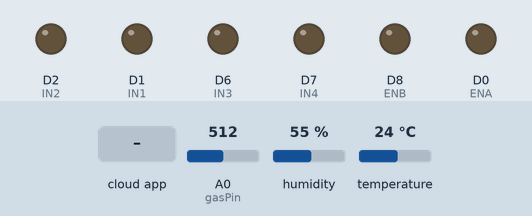
A sketch run on a simulated ESP8266 (NodeMCU). On the bench: output pins drawn as LEDs (lit = HIGH). Dashed ring = blinking. Inputs (shaded band) come from the test bench; at power-on: A0 (gasPin) = 512, humidity 55 %, temperature 24 °C. WiFi joins after 1.5 s; servers stay silent unless stated; the Firebase database answers and starts empty; what the sketch prints to the serial monitor is not drawn.

Above: at 2.7 s.
2.8 s: the phone or cloud app sets ch to 1
At 4.81 s:
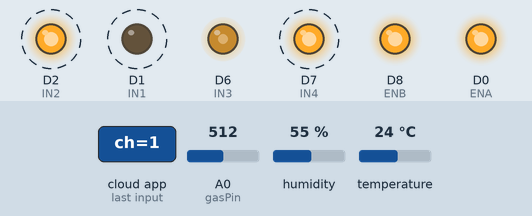
6.4 s: the phone or cloud app sets ch to 0
At 12.5 s:
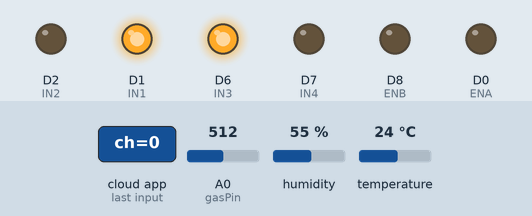
13.5 s: the phone or cloud app sets ch to 2
At 16.2 s:
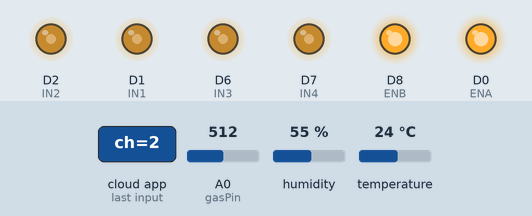
19.6 s: the phone or cloud app sets ch to 0
At 22.5 s:
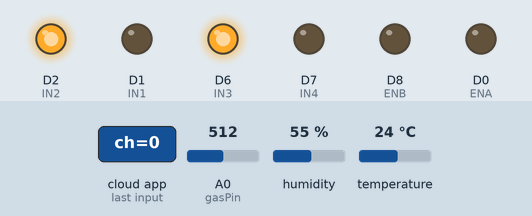
23.0 s: the phone or cloud app sets ch to 1
At 23.49 s:
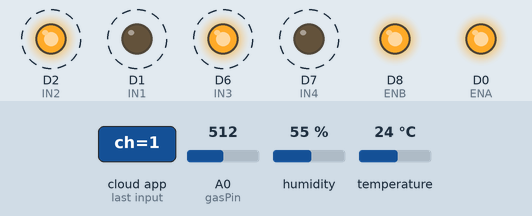
27.1 s: the phone or cloud app sets ch to 3
Timing chart, 0 to 37.1 s (numbered marks = the images above; inputs shaded):
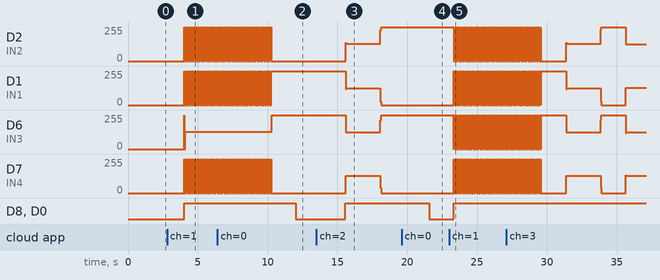

Measured:
- after the input at 2.8 s, D2 (IN2), D1 (IN1), D7 (IN4): alternates 255/255 for 0.01 s and 0/255 for 0.01 s, starting after 1.2 s; D6 (IN3): 0/255 → 128/255 after 1.2 s; D8 (ENB), D0 (ENA): LOW → HIGH after 1.2 s
- after the input at 6.4 s, D8 (ENB), D0 (ENA): HIGH → LOW after 5.6 s
- after the input at 13.5 s, D2 (IN2): 0/255 → 129/255 after 2.1 s, → 255/255 2.5 s later; D1 (IN1): 255/255 → 126/255 after 2.1 s, → 0/255 2.5 s later; D6 (IN3): 255/255 → 126/255 after 2.1 s, → 255/255 2.5 s later; D7 (IN4): 0/255 → 129/255 after 2.1 s, → 0/255 2.5 s later; D8 (ENB), D0 (ENA): LOW → HIGH after 2.0 s
- after the input at 19.6 s, D8 (ENB), D0 (ENA): HIGH → LOW after 2.0 s
- after the input at 23.0 s, D2 (IN2), D1 (IN1): alternates 255/255 for 0.01 s and 0/255 for 0.01 s, starting after 0.34 s; D6 (IN3), D7 (IN4): alternates 255/255 for 0.01 s and 0/255 for 0.01 s, starting after 0.33 s; D8 (ENB), D0 (ENA): LOW → HIGH after 0.33 s

The sketch:

FirebaseDemo_ESP8266.ino
```cpp
#include <ESP8266WiFi.h>
#include <FirebaseESP8266.h>
#include "DHT.h"
#define DHTPIN A0
#define DHTTYPE DHT22
DHT dht(DHTPIN, DHTTYPE);
#define FIREBASE_HOST "fire-detection-768d5-default-rtdb.firebaseio.com"
#define FIREBASE_AUTH "hyWURkSzb3xgIFk2oVQOihrBhmM3Wd24bWyWg8jh"
#define WIFI_SSID "SK_WiFiB7BC"
#define WIFI_PASSWORD "chlaudwls1!"                               //Password of your wifi network
FirebaseData firebaseData;
#define ENA D0      //ENA
#define IN1 D1 //IN1
#define IN2 D2 //IN2
#define IN3 D6 //IN3
#define IN4 D7 //IN4
#define ENB D8      //ENB
const int gasPin = A0;
int rainPin;
int gas, rain, dust;
int detect_gas, detect_rain , detect_temp, detect_humi, detect_dust;

//변수 선언하는 곳
String values, sensor_data;
String window_status = "0";
String fire, humi, temp;
String set_humi, set_temp;
float com_humi, com_temp;
String ch;
void setup() {
  WiFi.begin(WIFI_SSID, WIFI_PASSWORD);
  dht.begin();
  Serial.begin(9600);
  pinMode(ENA, OUTPUT);
  pinMode(ENB, OUTPUT);
  pinMode(IN1, OUTPUT);
  pinMode(IN2, OUTPUT);
  pinMode(IN3, OUTPUT);
  pinMode(IN4, OUTPUT);

  delay(10);

  //pinMode(D7, INPUT);
  //pinMode(D8, INPUT);


  while (WiFi.status() != WL_CONNECTED) {
    delay(500);
  }
  Firebase.begin(FIREBASE_HOST, FIREBASE_AUTH);   // connect to firebase
  Firebase.reconnectWiFi(true);
}

void loop() {

  gas = analogRead(gasPin);
  rain = analogRead(rainPin);
  float h = dht.readHumidity();
  float t = dht.readTemperature();
  String h_ = "";
  String t_ = "";
  h_.concat(h);
  t_.concat(t);

  //  int right_switch = digitalRead(D7);
  //  int left_switch = digitalRead(D8);
  //
  //  if (right_switch == LOW) { //오른쪽 스위치가 눌려있으면
  //    window_status = "1"; //창문은 열려있다
  //  }
  //  else if (left_switch == LOW) {
  //    왼쪽 스위치가 눌려있으면
  //    window_status = "0"; //창문은 닫혀있다.
  //  }
  //  else if (right_switch == HIGH && left_switch == HIGH) { //왼쪽,오른쪽 스위치가 다 안눌려있다
  //    window_status = "2"; //창문은 정지되어있다.
  //  }

  if (rain < 1000) {
    Serial.println("빗물 감지됨");
    detect_rain = 1;
  }
  else {
    detect_rain = 0;
  }


  Firebase.setString(firebaseData, "dht/humi", h_);
  Firebase.setString(firebaseData, "dht/temp", t_);
  Serial.println("현재 온도: " + t_ + "," + "현재 습도: " + h_);
  if (Firebase.getString(firebaseData, "conf/ch"))
  {
    ch = firebaseData.stringData(); // 채널
  }
  //if (Firebase.getString(firebaseData, "conf/window_status"))
  //{
  //  window_status = firebaseData.stringData(); // 창문 상태
  //}
  if (Firebase.getString(firebaseData, "conf/humi"))
  {
    set_humi = firebaseData.stringData(); // 설정습도
  }
  if (Firebase.getString(firebaseData, "conf/temp"))
  {
    set_temp = firebaseData.stringData(); // 설정온도
  }

  //가스값을 감지하는 코드
  if (gas < 900) {
    detect_gas = 0;
  }
  else if (gas >= 900) {
    detect_gas = 1;
  }

  //온도,습도값을 비교하는 코드
  com_temp = set_temp.toFloat();
  com_humi = set_humi.toFloat();
  if (com_humi > h) {
    detect_humi = 1;
  }
  else {
    detect_humi = 0;
  }

  if (com_temp > t) {
    detect_temp = 1;
  }
  else {
    detect_temp = 0;
  }


  if (ch == "0") { //정지모드
    Stop();
    window_status = "2";
  }

  if (ch == "1") { //수동으로 열기모드
    if (window_status == "0") { //창문이 닫혀있다면
      Open();
      window_status = "1";
    }
    if (window_status == "1") { //창문이 열려있다면
      Serial.println("아무것도 하지않음");
    }
    if (window_status == "2") { //창문이 정지해있다면
      Open();
      window_status = "1";
    }
  }

  if (ch == "2") { //수동으로 닫기모드
    if (window_status == "0") { //창문이 닫혀있다면
      Serial.println("아무것도 하지않음");
    }
    if (window_status == "1") { //창문이 열려있다면
      Close();
      window_status = "0";
    }
    if (window_status == "2") { //창문이 정지해있다면
      Close();
      window_status = "0";
    }
  }


  if (ch == "3") { //자동모드
    if (fire == "1") {
      Serial.println("가스가 감지됨");
    }
    else if (detect_gas == 1 && window_status == "0") { //가스가 감지되고 창문이 닫혀있다면
      Open();
    }
    else if (detect_rain == 1 && window_status == "1") { //빗물이 감지되고 창문이 열려있다면
      Close();
    }
    else if (detect_dust == 1 && window_status == "1") { //실내 미세먼지 수치가 초과되고 창문이 열려있다면
      Close();
    }
    else if (detect_temp == 1 && window_status == "0") { //실내 온도 수치가 초과되고 창문이 닫혀있다면 ex)설정 30도 현재온도 25도면 열림
      Open();
    }
    else if (detect_humi == 1 && window_status == "0") {
      Open();
    }
  }

  if ( ch == "4") {
    Serial.println("수동모드 상태입니다");
  }


  //    if (Firebase.getString(firebaseData, "conf / dust"))
  //    {
  //      dust = firebaseData.stringData();
  //      dust3 = dust.toFloat();
  //      dust2 = dust_value.toFloat();
  //
  //      if (dust3 >= dust2) { //설정미세먼지가 현재미세먼지 이상이면
  //        cp_dust = "1";
  //      }
  //      else { //설정미세먼지가 현재미세먼지보다 낮으면
  //        cp_dust = "0";
  //      }
  //    }


  //    if (Firebase.getString(firebaseData, "dht / rain"))
  //    {
  //      rain = firebaseData.stringData();
  //      rain2 = firebase.toInt();
  //
  //      if (rain2 <= 950) { //빗물이 감지되면
  //        cp_rain = "1";
  //      }
  //      else {  //빗물이 감지되지 않으면
  //        cp_rain = "0";
  //      }
  //    }

  //    if (Firebase.getString(firebaseData, "dht / gas"))
  //    {
  //      gas = firebaseData.stringData();
  //      gas2 = firebase.toInt();
  //
  //      if (gas2 <= 950) { //가스가 감지되면
  //        cp_gas = "1";
  //      }
  //      else {  //가스가 감지되지 않으면
  //        cp_gas = "0";
  //      }
  //    }
  delay(1000);
}


void Open() {
  for (int i = 0; i <= 310; i++) {
    digitalWrite(ENA, HIGH);
    digitalWrite(ENB, HIGH);
    digitalWrite(IN1, LOW);
    digitalWrite(IN2, HIGH);
    digitalWrite(IN3, HIGH);
    digitalWrite(IN4, LOW);
    delay(5);

    digitalWrite(IN1, LOW);
    digitalWrite(IN2, HIGH);
    digitalWrite(IN3, LOW);
    digitalWrite(IN4, HIGH);
    delay(5);

    digitalWrite(IN1, HIGH);
    digitalWrite(IN2, LOW);
    digitalWrite(IN3, LOW);
    digitalWrite(IN4, HIGH);
    delay(5);

    digitalWrite(IN1, HIGH);
    digitalWrite(IN2, LOW);
    digitalWrite(IN3, HIGH);
    digitalWrite(IN4, LOW);
    delay(5);
    if (ch == "0") {
      digitalWrite(ENA, LOW);
      digitalWrite(ENB, LOW);
      delay(10);
    }
  }
}


void Close() {
  for (int i = 0; i <= 310; i++) {
    digitalWrite(ENA, HIGH);
    digitalWrite(ENB, HIGH);
    digitalWrite(IN1, HIGH);
    digitalWrite(IN2, LOW);
    digitalWrite(IN3, HIGH);
    digitalWrite(IN4, LOW);
    delay(2);

    digitalWrite(IN1, HIGH);
    digitalWrite(IN2, LOW);
    digitalWrite(IN3, LOW);
    digitalWrite(IN4, HIGH);
    delay(2);

    digitalWrite(IN1, LOW);
    digitalWrite(IN2, HIGH);
    digitalWrite(IN3, LOW);
    digitalWrite(IN4, HIGH);
    delay(2);

    digitalWrite(IN1, LOW);
    digitalWrite(IN2, HIGH);
    digitalWrite(IN3, HIGH);
    digitalWrite(IN4, LOW);
    delay(2);
    if (ch == "0") {
      digitalWrite(ENA, LOW);
      digitalWrite(ENB, LOW);
      delay(10);
    }
  }
}

void Stop() {
  digitalWrite(ENA, LOW);
  digitalWrite(ENB, LOW);
  delay(10);
}
```
